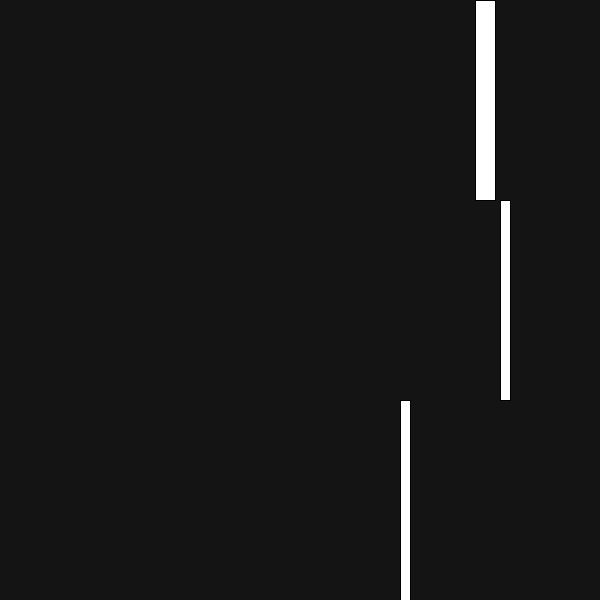
Frame 1 (no input)
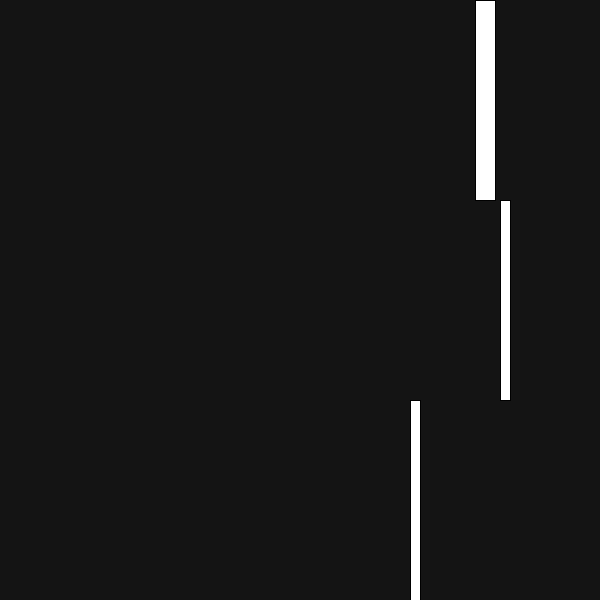
Frame 60 (the mouse pressed at the canvas centre just before this capture)
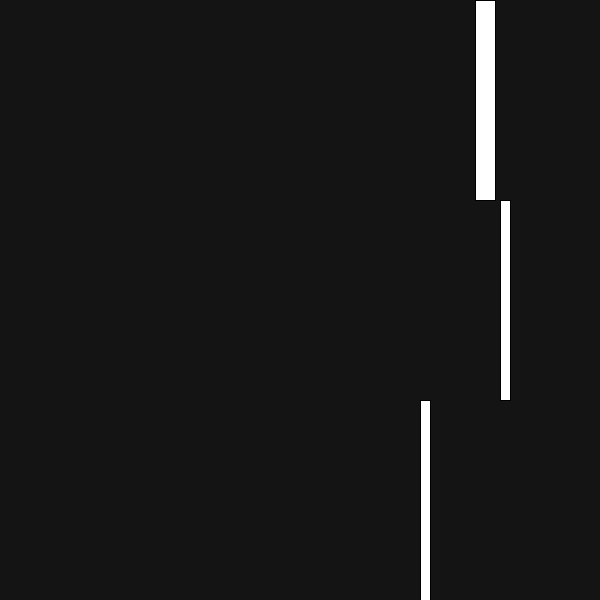
Frame 120 (the mouse held since frame 60 and released just before this capture)

The Processing sketch that drew these frames (run headless with seeded random() and noise(); from frame 60 on, the mouse is pressed at the canvas centre):

// Processing sketch: sketch_2018MidtermQ9
// ── sketch_2018MidtermQ9.pde
//this sketch serves as a basic kind of clock visualization, 
//with rectangles moving across the screen to represent the second, 
//minute, and hour hands. this clock has the seconds hands working, 
//but not the minutes and hours. 
//finish the variable assignment in the draw loop to get them working.

void setup() {
  size(600, 600);
}

void draw() {
  background(20);

  fill(255);

  float hourPos = map (hour(), 0, 24, 0, width);
  rect(hourPos, 0, width/30, 200);

  float minutePos = map (minute(), 0, 60, 0, width);
  rect(minutePos, 200, width/60, 200 );

  float secondPos = map(second(), 0, 60, 0, width);
  rect(secondPos, 400, width/60, 200);
}
